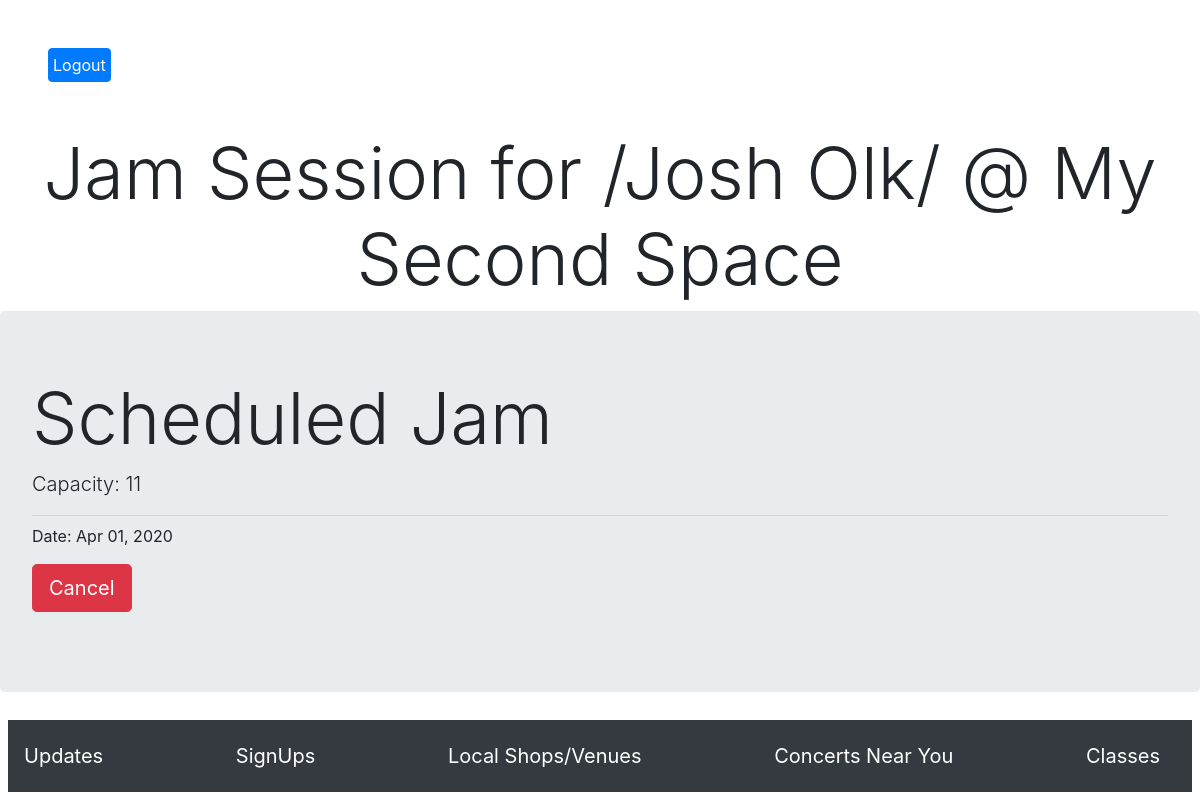
The page /validated/3 (signed in) on the database its author committed.
### models.py (models this page shows, shortened)
class User(db.Model):
    id = db.Column(db.Integer, primary_key=True)
    email = db.Column(db.String(255))
    password = db.Column(db.String(255))
    first_name = db.Column(db.String(255))
    last_name = db.Column(db.String(255))
    college = db.Column(db.String(255))
    city = db.Column(db.String(255))
    about = db.Column(db.Text)
    major = db.Column(db.String(255))
    instruments = db.relationship('Instrument', secondary=user_instruments)
    attended_sessions = db.relationship('Jam_session', secondary=attendance)
    genre_id = db.Column(db.Integer, db.ForeignKey('genre.id'))
    genre = db.relationship('Genre', foreign_keys=[genre_id], backref='users')
    proficiency = db.Column(db.String(255))
    created_at = db.Column(db.DateTime, server_default=func.now())
    updated_at = db.Column(db.DateTime, server_default=func.now(), onupdate=func.now())
    @classmethod
    def current_user(cls, id):
        user = cls.query.get(id)
        return user

class Jam_session(db.Model):
    id = db.Column(db.Integer, primary_key=True)
    name = db.Column(db.String(255))
    location = db.Column(db.String(255))
    date = db.Column(db.DateTime)
    attendance_limit = db.Column(db.Integer)
    user_id = db.Column(db.Integer, db.ForeignKey('user.id', ondelete='cascade'), nullable=False)
    host = db.relationship('User', foreign_keys=[user_id], backref='sessions')
    attendees = db.relationship('User', secondary=attendance)
    created_at = db.Column(db.DateTime, server_default=func.now())
    updated_at = db.Column(db.DateTime, server_default=func.now(), onupdate=func.now())
    @classmethod
    def current_session(cls, id):
        session = cls.query.get(id)
        return session

### controller_functions.py (the view)
def validate(id):
    user = User.current_user(session['user_id'])
    jam = Jam_session.current_session(id)
    if user == jam.host:
        jam_date = jam.date.strftime('%b %d, %Y')
        return render_template('validate.html', jam=jam, jam_date=jam_date)
    return redirect('/signups')

### templates/validate.html (shortened to what this page needs)
<!DOCTYPE html>
<html lang="en">
<head>
    <link rel="stylesheet" href="https://stackpath.bootstrapcdn.com/bootstrap/4.4.1/css/bootstrap.min.css">
</head>
<body>
    <a href="/logout" class='text-left btn btn-primary btn-circle m-5 p-1'><buttton>Logout</buttton></a>
    <h1 class="display-3 text-center"> Jam Session for /{{jam.host.first_name}} {{jam.host.last_name}}/ @ {{jam.location}}</h1>
    <div class="jumbotron">
        <h1 class="display-3">Scheduled Jam</h1>
        <p class="lead">Capacity: {{jam.attendance_limit}}</p>
        <hr class="my-2">
        <p>Date: {{jam_date}}</p>
        <p class="lead">
          <a class="btn btn-danger btn-lg" href="/cancel/{{jam.id}}" role="button">Cancel</a>
        </p>
      </div>
        <nav class="navbar fixed-bottom navbar-dark bg-dark p-3 m-2">
            <a class="navbar-brand" href="/homepage">Updates</a>
            <a class="navbar-brand" href="/signups">SignUps</a>
            <a class="navbar-brand" href="/stores">Local Shops/Venues</a>
            <a class="navbar-brand" href="/concerts">Concerts Near You</a>
            <a class="navbar-brand" href="/classes">Classes</a>
        </nav>
</body>
</html>

### rows shown on the page
User: host.first_name "Josh", host.last_name "Olk"
Jam_session: location "My Second Space", attendance_limit "11", date "Apr 01, 2020"
